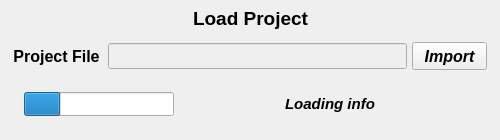
<?xml version="1.0" encoding="UTF-8"?>
<ui version="4.0">
 <class>Dialog</class>
 <widget class="QDialog" name="Dialog">
  <property name="geometry">
   <rect>
    <x>0</x>
    <y>0</y>
    <width>500</width>
    <height>140</height>
   </rect>
  </property>
  <property name="minimumSize">
   <size>
    <width>500</width>
    <height>140</height>
   </size>
  </property>
  <property name="maximumSize">
   <size>
    <width>500</width>
    <height>140</height>
   </size>
  </property>
  <property name="windowTitle">
   <string>Load project</string>
  </property>
  <widget class="QToolButton" name="toolButton_import_project">
   <property name="geometry">
    <rect>
     <x>412</x>
     <y>42</y>
     <width>75</width>
     <height>28</height>
    </rect>
   </property>
   <property name="sizePolicy">
    <sizepolicy hsizetype="Expanding" vsizetype="Expanding">
     <horstretch>0</horstretch>
     <verstretch>0</verstretch>
    </sizepolicy>
   </property>
   <property name="minimumSize">
    <size>
     <width>75</width>
     <height>28</height>
    </size>
   </property>
   <property name="maximumSize">
    <size>
     <width>75</width>
     <height>28</height>
    </size>
   </property>
   <property name="sizeIncrement">
    <size>
     <width>0</width>
     <height>1</height>
    </size>
   </property>
   <property name="font">
    <font>
     <family>Arial</family>
     <pointsize>12</pointsize>
     <weight>75</weight>
     <italic>true</italic>
     <bold>true</bold>
    </font>
   </property>
   <property name="text">
    <string>Import</string>
   </property>
  </widget>
  <widget class="QLabel" name="label">
   <property name="geometry">
    <rect>
     <x>16</x>
     <y>6</y>
     <width>469</width>
     <height>25</height>
    </rect>
   </property>
   <property name="font">
    <font>
     <family>Arial</family>
     <pointsize>14</pointsize>
     <weight>75</weight>
     <italic>false</italic>
     <bold>true</bold>
    </font>
   </property>
   <property name="text">
    <string>Load Project</string>
   </property>
   <property name="alignment">
    <set>Qt::AlignCenter</set>
   </property>
  </widget>
  <widget class="QLineEdit" name="line_import_project">
   <property name="enabled">
    <bool>false</bool>
   </property>
   <property name="geometry">
    <rect>
     <x>108</x>
     <y>43</y>
     <width>299</width>
     <height>26</height>
    </rect>
   </property>
   <property name="sizePolicy">
    <sizepolicy hsizetype="Expanding" vsizetype="Expanding">
     <horstretch>0</horstretch>
     <verstretch>0</verstretch>
    </sizepolicy>
   </property>
   <property name="minimumSize">
    <size>
     <width>279</width>
     <height>26</height>
    </size>
   </property>
   <property name="maximumSize">
    <size>
     <width>300</width>
     <height>26</height>
    </size>
   </property>
   <property name="sizeIncrement">
    <size>
     <width>0</width>
     <height>1</height>
    </size>
   </property>
  </widget>
  <widget class="QLabel" name="label_3">
   <property name="geometry">
    <rect>
     <x>8</x>
     <y>43</y>
     <width>97</width>
     <height>26</height>
    </rect>
   </property>
   <property name="font">
    <font>
     <family>Arial</family>
     <pointsize>12</pointsize>
     <weight>75</weight>
     <italic>false</italic>
     <bold>true</bold>
    </font>
   </property>
   <property name="text">
    <string>Project File</string>
   </property>
   <property name="alignment">
    <set>Qt::AlignCenter</set>
   </property>
  </widget>
  <widget class="QWidget" name="horizontalLayoutWidget">
   <property name="geometry">
    <rect>
     <x>24</x>
     <y>88</y>
     <width>458</width>
     <height>33</height>
    </rect>
   </property>
   <layout class="QHBoxLayout" name="horizontalLayout">
    <item>
     <widget class="QProgressBar" name="progressBar">
      <property name="minimumSize">
       <size>
        <width>150</width>
        <height>24</height>
       </size>
      </property>
      <property name="maximumSize">
       <size>
        <width>150</width>
        <height>24</height>
       </size>
      </property>
      <property name="value">
       <number>24</number>
      </property>
      <property name="textVisible">
       <bool>false</bool>
      </property>
      <property name="invertedAppearance">
       <bool>false</bool>
      </property>
      <property name="textDirection">
       <enum>QProgressBar::TopToBottom</enum>
      </property>
     </widget>
    </item>
    <item>
     <widget class="QLabel" name="text_label">
      <property name="minimumSize">
       <size>
        <width>300</width>
        <height>24</height>
       </size>
      </property>
      <property name="maximumSize">
       <size>
        <width>300</width>
        <height>24</height>
       </size>
      </property>
      <property name="font">
       <font>
        <family>Arial</family>
        <pointsize>11</pointsize>
        <weight>75</weight>
        <italic>true</italic>
        <bold>true</bold>
       </font>
      </property>
      <property name="text">
       <string>Loading info</string>
      </property>
      <property name="alignment">
       <set>Qt::AlignCenter</set>
      </property>
     </widget>
    </item>
   </layout>
  </widget>
 </widget>
 <resources/>
 <connections/>
</ui>
